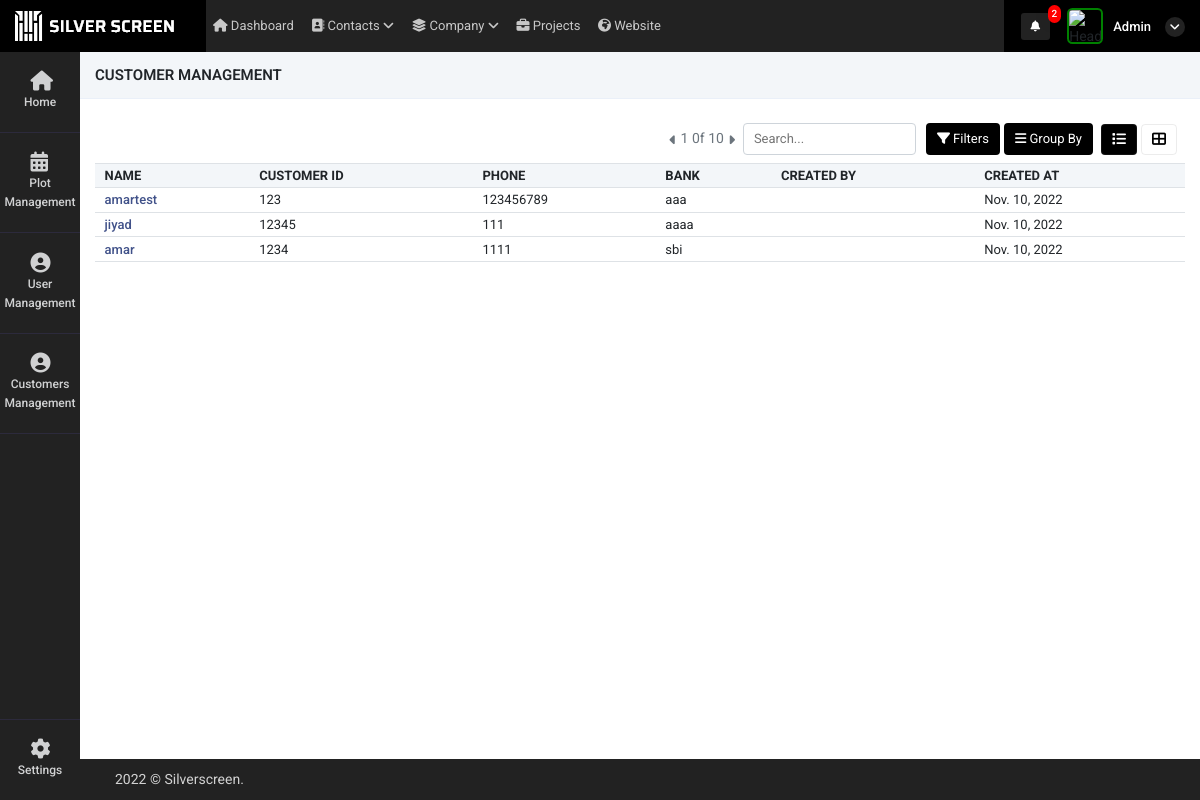
Page /customer_management (signed in) on the earlier database version.
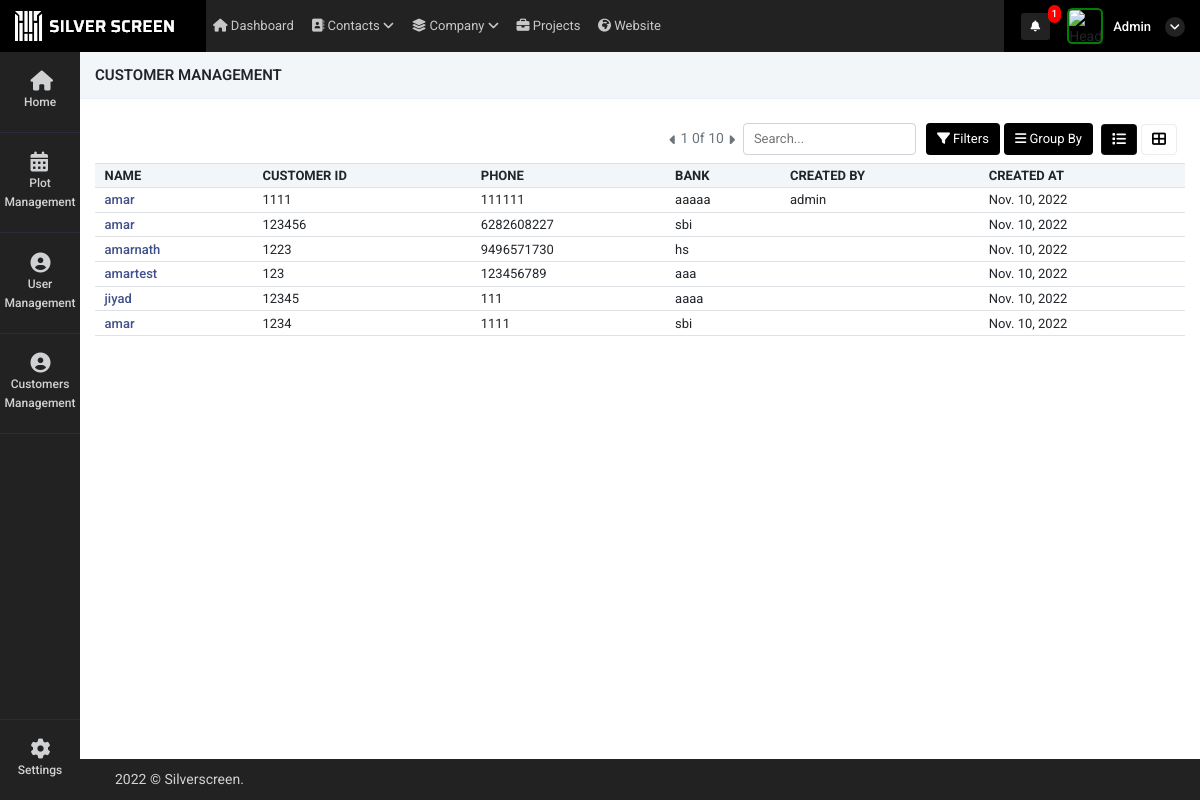
Same page on the later database version.
### super_admin/models.py (models this page shows)
class common(models.Model):  # COMM0N
    dt = models.DateField(auto_now=True)
    tm = models.TimeField(auto_now=True)
    updated = models.DateTimeField(default=timezone.now)
    status = models.CharField(max_length=255, null=True)
    class Meta:
        abstract = True

class Customer_details(common):
    name =  models.CharField(max_length=255,null=True)
    phone = models.CharField(max_length=255,null=True)
    customer_id = models.CharField(max_length=255,null=True)
    bank =  models.CharField(max_length=255,null=True)
    created_by = models.ForeignKey(User,on_delete=models.CASCADE,related_name="Customer_details_created_by", null=True)
    customer_type = models.CharField(max_length=255,choices=customer_comapny_type,null=True)
    company_name =  models.CharField(max_length=255,null=True)
    street1 =  models.CharField(max_length=255,null=True)
    street2 =  models.CharField(max_length=255,null=True)
    city =  models.CharField(max_length=255,null=True)
    satte =  models.CharField(max_length=255,null=True)
    zip =  models.CharField(max_length=255,null=True)
    email =  models.CharField(max_length=255,null=True)
    customer_doc_id = models.FileField(upload_to="customer_document",null=True)
    contract_certi = models.FileField(upload_to="customer_document",null=True)
    tax_certificate  = models.FileField(upload_to="customer_document",null=True)
    other_document = models.FileField(upload_to="customer_document",null=True)
    bank_relation_id = models.ForeignKey(Bank_details,on_delete=models.CASCADE,related_name="Customer_details_Bank_details_id", null=True)

### super_admin/views.py (the view)
# urls.py: path('customer_management',views.customer_management,name='customer_management'),
def customer_management(request):
    data = Customer_details.objects.all().order_by("-id")
    context = {
        'data':data
    }
    return render(request,'super_admin/customer_management.html',context)

### super_admin/templatetags/notification.py (called while the page is built, shortened)
@register.filter(name='get_notifications')
def get_notifications(value,args):
    user_dat = User.objects.get(id=value.id)
    st = user_dat.is_superuser
    data_count = ''
    if st == True:
        data_count = user_request_plot.objects.filter(read_status=0).count()
    return data_count

@register.filter(name='get_loginUsernameImage')
def get_loginUsernameImage(value,args):
    user_dat = User.objects.get(id=value.id)
    st = user_dat.is_superuser
    image_url = ''
    if st == True:
        image_url = 'http://10.10.10.119:8000/static/adminicon.jpg'
    else:
        user_data = user_Details.objects.get(auth_user=value.id)
        if user_data.atatchment == '':
            image_url = 'http://10.10.10.119:8000/static/adminicon.jpg'
        else:
            image_url ='../media/'+str(user_data.atatchment)
    return image_url

@register.filter(name='get_user_type')
def get_user_type(value,args):
    user_dat = User.objects.get(id=value.id)
    st = user_dat.is_superuser
    if st == True:
        return False

@register.filter(name='get_nav_permission')
def get_nav_permission(value,args):
    user_dat = User.objects.get(id=value.id)
    st = user_dat.is_superuser
    if st == True:
        return True

@register.filter(name='get_user_type_action')
def get_user_type_action(value,args):
    user_dat = User.objects.get(id=value.id)
    st = user_dat.is_superuser
    if st == True:
        return True
    else:
        return False

### super_admin/templates/super_admin/customer_management.html (shortened to what this page needs)
    {% extends "super_admin/base.html" %}
    {% block content %}
    <div class="container-fluid px-0">
        <div class="row">
            <div class="col-12 buttns">
                <h5>Customer Management</h5>
            </div>
            </div>
            </div>
    <div class="container-fluid mt-4">
    <div class="tab-content">
        <div class="tab-pane active" id="home1" role="tabpanel">
            <div
                class="d-flex align-items-center justify-content-between px-2">
                <div class="col-md-4 px-0">
                </div>
                <div class="d-flex align-items-center">
                    <i
                        class="fas fa-caret-left mr-1 pagintn text-muted"></i><span
                        class="text-muted"> 1 0f
                        10</span><i
                        class="fas fa-caret-right ml-1 pagintn text-muted"></i>
                    <input type="text" class="form-cont ml-2"
                        placeholder="Search..." autocomplete="off"
                        id="search-options" value="">
                    <div class="btn-group fitr">
                        <button type="button" class="btn btn-prim"> <i
                                class="fas fa-filter"></i>
                            Filters
                        </button>
                    </div>
                    <div class="btn-group grpby">
                        <button type="button" class="btn btn-prim mx-1"> <i
                                class="fas fa-bars"></i>
                            Group By
                        </button>
                    </div>
                    <ul class="nav nav-tabs nav-ta" role="tablist">
                        <li class="nav-item mx-1">
                            <a class="nav-link kan-tab active"
                                data-toggle="tab" href="#ho" role="tab"
                                aria-selected="false">
                                <i class="fas fa-list"></i>
                            </a>
                        </li>
                        <li class="nav-item">
                            <a class="nav-link kan-tab" data-toggle="tab"
                                href="#pro" role="tab"
                                aria-selected="false">
                                <i class="fas fa-th-large"></i>
                            </a>
                        </li>
                    </ul>
                </div>
            </div>
            <div class="tab-content">
                <div class="tab-pane active" id="ho" role="tabpanel">
                    <div class="table-responsive mb-1  mt-2">
                        <table class="table table-nowrap align-middle"
                            id="orderTable">
                            <thead class="table-light">
                                <tr class="text-uppercase">
                                    <th class="sort"
                                        data-sort="customer_name">
                                        Name</th>
                                    <th class="sort" data-sort="date">Customer ID</th>
                                    <th class="sort" data-sort="date">Phone</th>
                                    <th class="sort" data-sort="company">
                                       Bank
                                    </th>
                                    <th class="sort" data-sort="company">
                                       Created By
                                    </th>
                                    <th class="sort" data-sort="company">
                                      Created At
                                    </th>
                                </tr>
                            </thead>
                            <tbody class="list form-check-all">
                                {% for i in data %}
                                <tr>
                                    <td class="id"><a href="customer_more_details?id={{i.id}}"
                                            class="fw-medium link-primary">
                                            {% if i.name == None %}
                                            {% else %}
                                            {{i.name}}
                                            {% endif %}
                                        </a>
                                    </td>
                                    <td>
                                        {{i.customer_id}}
                                    </td>
                                    <td class="customer_name">
                                        {% if i.phone == None %}
                                        {% else %}
                                        {{i.phone}}
                                        {% endif %}
                                    </td>
                                    <td class="product_name">{{i.bank}}</td>
                                    <td class="date">
                                        {% if i.created_by == None %}
                                        {% else %}
                                        {{i.created_by}}
                                        {% endif %}
                                    </td>
                                    <td>
                                        {{i.dt}}
                                    </td>
                                </tr>
                                {% endfor %}
                            </tbody>
                        </table>
                    </div>
                </div>
            </div>
            <br>
            <br>
        </div>
    </div>
    </div>
    {% endblock %}

### super_admin/templates/super_admin/base.html (shortened to what this page needs)
<!doctype html>
<html lang="en">
    {% load static %}
    {% load notification %}
<head>
    <link rel="stylesheet" href="{% static 'admin/css/morris.css' %}">
    <link href="{% static 'admin/css/bootstrap.min.css' %}" rel="stylesheet" type="text/css" />
    <link href="{% static 'admin/css/icons.css' %}" rel="stylesheet" type="text/css" />
    <link href="{% static 'admin/css/style.css' %}" rel="stylesheet" type="text/css" />
</head>
<body class="">
    <div id="wrapper">
        <div class="left side-menu">
            <div class="slimscroll-menu" id="remove-scroll">
                <div id="sidebar-menu" class="sidaber_menu">
                    <ul class="" id="side-menu">
                        <li>
                            <a class="splnav" href="{% url 'home' %}"> <i class="fa fa-home"></i>
                                <p>Home</p>
                            </a>
                        </li>
                        {% if request.user|get_nav_permission:"plot_management" %}
                        <li>
                            <a class="splnav" href="property_management"> <i class="fa fa-calendar"></i>
                                <p>Plot Management</p>
                            </a>
                        </li>
                        {% endif %}
                        {% if request.user|get_nav_permission:"user_management" %}
                        <li>
                            <a href="user_management" class="splnav"> <i class="fa fa-user-circle"></i>
                                <p>User  Management</p>
                            </a>
                        </li>
                        {% endif %}
                        {% if request.user|get_user_type_action:"user_type" %}
                        <li>
                            <a href="customer_management" class="splnav"> <i class="fa fa-user-circle"></i>
                                <p>Customers Management</p>
                            </a>
                        </li>
                        {% endif %}
                        <li class="bootm_toggle_settings_button ">
                            <a class="splnav bdr_btmnone_nav" href="profile"> <i class="fa fa-cog"></i>
                                <p>Settings</p>
                            </a>
                        </li>
                    </ul>
                </div>
            </div>
        </div>
        <div class="content-page">
            <div class="topbar">
                <div class="navbar-header">
                    <div class="d-flex">
                        <div class="binance">
                            <img src="{% static 'admin/img/silv.png' %}" alt="">
                        </div>
                    </div>
                    <ul class="navbar-nav1 bg-2 col">
                        <li class="nav-item d-none d-sm-inline-block">
                            <a href="" class="nav-link"><i class="fa fa-home"></i> Dashboard</a>
                        </li>
                        <li class="nav-item d-none d-sm-inline-block">
                            <a href="" class="nav-link"><i class="fa fa-address-book"></i> Contacts <i
                                    class="a-right fa fa-angle-down"></i></a>
                        </li>
                        <li class="nav-item d-none d-sm-inline-block">
                            <a href="" class="nav-link"><i class="fas fa-layer-group"></i> Company <i
                                    class="a-right fa fa-angle-down"></i></a>
                        </li>
                        <li class="nav-item d-none d-sm-inline-block">
                            <a href="" class="nav-link"><i class="fas fa-briefcase"></i> Projects</a>
                        </li>
                        <li class="nav-item d-none d-sm-inline-block">
                            <a href="" class="nav-link"><i class="fas fa-globe-africa"></i> Website</a>
                        </li>
                    </ul>
                    <div class="d-flex align-items-center icns">
                        <div class="dropdown topbar-head-dropdown ms-1 header-item">
                            <a href="view_all_activity">
                                <i class="fas fa-bell fs-icn">
                                    <span
                                        class="position-absolute topbar-badge fs-9 translate-middle badge rounded-pill bg-red">{{ request.user|get_notifications:"sss" }}</span></i>
                                    </a>
                        </div>
                        <div class="dropdown header-item topbar-user king button-drpdown">
                            <span class="d-flex align-items-center drpdown-toggle">
                                <img class="header-profile-user" src="{{ request.user|get_loginUsernameImage:"sss" }}" alt="Header Avatar">
                                <span class="text-start ms-xl-2">
                                    <span class="d-none d-xl-inline-block ms-1 fw-medium user-name-text">  {{request.user.username|title}}</span>
                                    <i class="pro-icn fa fa-angle-down"></i>
                                </span>
                            </span>
                        </div>
                    </div>
                </div>
            </div>
            <div class="content">
                {% block content %}
                {% endblock %}
            </div>
            <footer class="footer">
                <div class="container-fluid">
                    <div class="row">
                        <div class="col-sm-6">
                             © Silverscreen.
                        </div>
                        <div class="col-sm-6">
                        </div>
                    </div>
                </div>
            </footer>
        </div>
    </div>
</body>
</html>

Differences in the rows shown:
added Customer_details: name "amar", customer_id "1111", phone "111111", bank "aaaaa", created_by "admin", dt "Nov. 10, 2022"
added Customer_details: name "amar", customer_id "123456", phone "6282608227", bank "sbi", dt "Nov. 10, 2022"
added Customer_details: name "amarnath", customer_id "1223", phone "9496571730", bank "hs", dt "Nov. 10, 2022"
Other differences:
{{ request.user|get_notifications:"sss" }}: "2" → "1"
